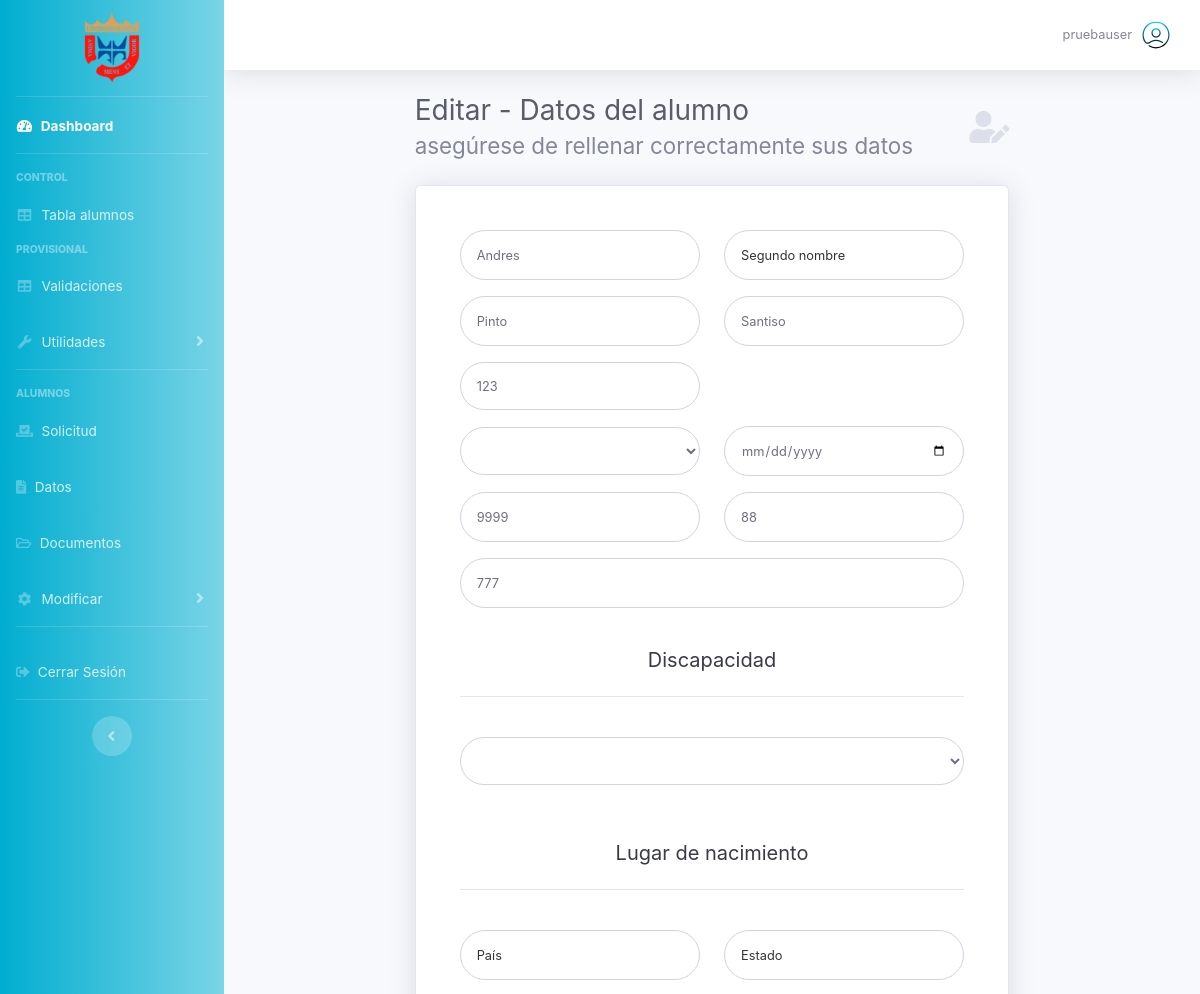
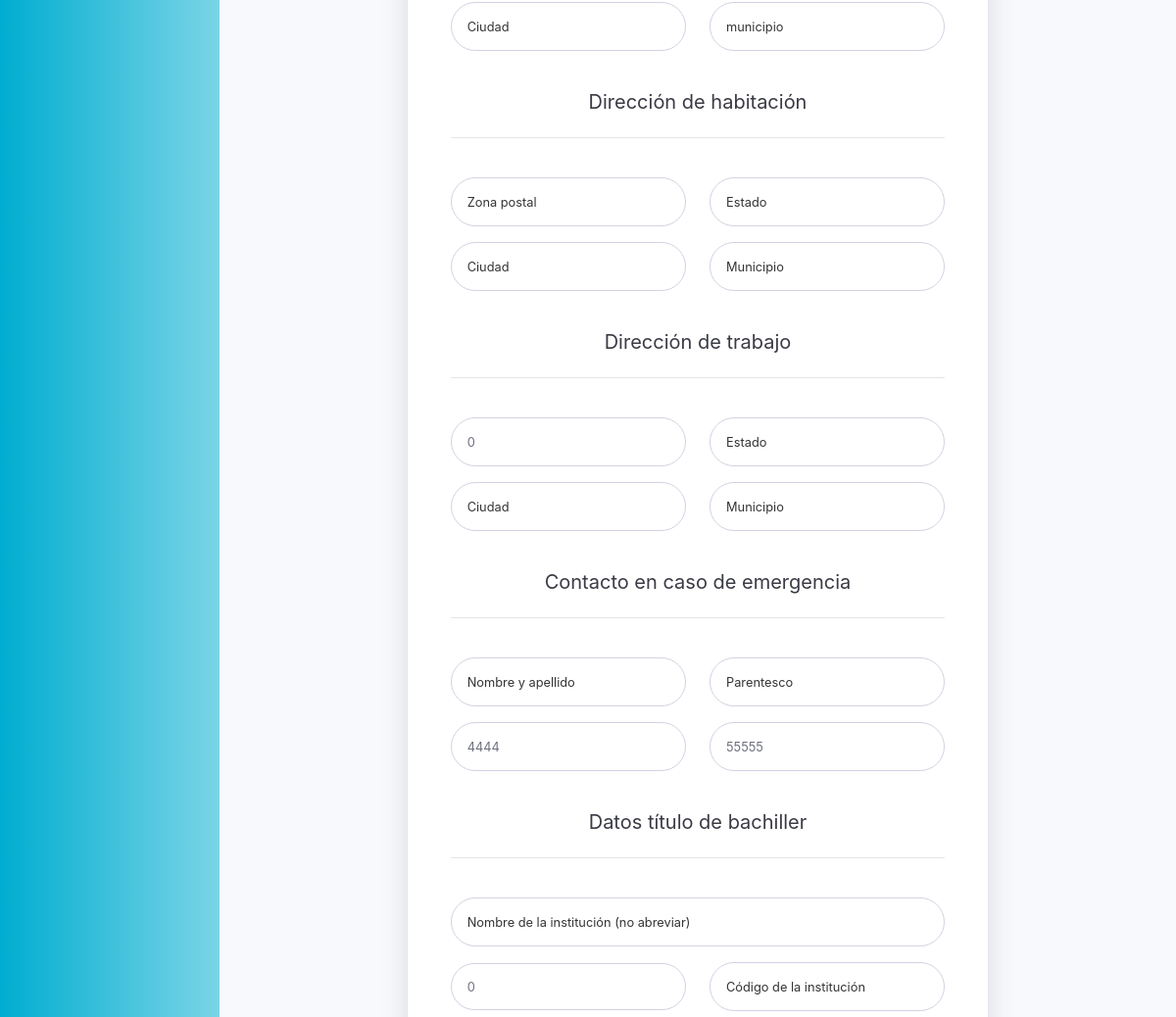
Page /page-student-edit-datos.php (signed in, upper part) on the earlier database version (2 pictures, top to bottom).
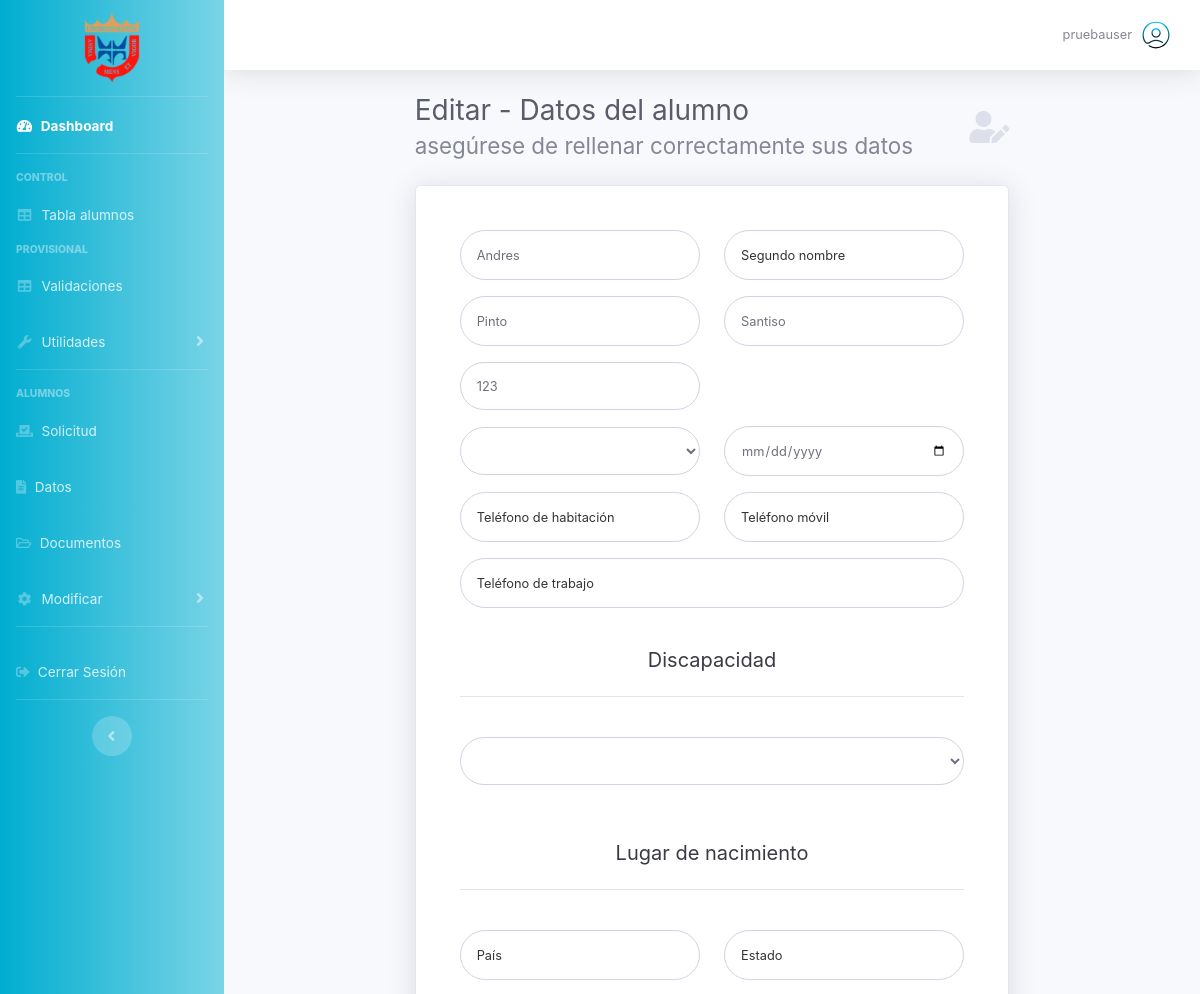
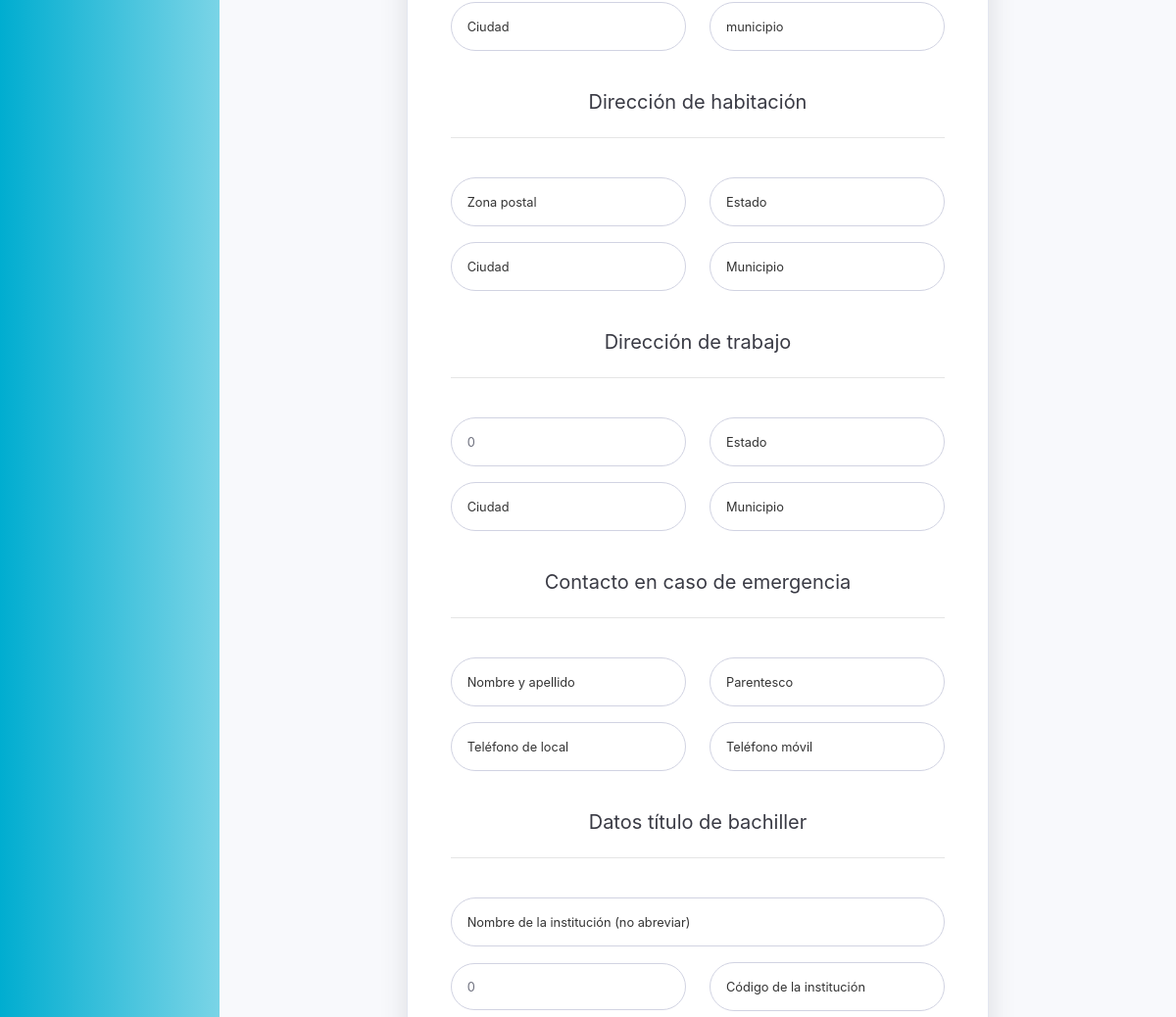
Same page on the later database version (2 pictures, top to bottom).
### tables this page shows
CREATE TABLE `alumnos` (
  `id_alumno` int(11) NOT NULL,
  `cedula` int(11) NOT NULL,
  `p_nombre` tinytext NOT NULL,
  `s_nombre` tinytext NOT NULL,
  `p_apellido` text NOT NULL,
  `s_apellido` text NOT NULL,
  `fecha_nacimiento` date NOT NULL,
  `estado_civil` text NOT NULL,
  `metodo_ingreso` int(11) NOT NULL,
  `carrera` text NOT NULL,
  `turno` int(11) NOT NULL,
  `pais_nac` varchar(10) NOT NULL,
  `estado_nac` varchar(10) NOT NULL,
  `ciudad_nac` varchar(11) NOT NULL,
  `municipio_nac` varchar(11) NOT NULL,
  `username` text NOT NULL,
  `contrasena` text NOT NULL,
  `correo` text NOT NULL,
  `documento` int(11) NOT NULL,
  `parientename` varchar(10) NOT NULL,
  `parentesco` varchar(10) NOT NULL,
  `discapacidad` varchar(10) NOT NULL,
  `nombreInst` varchar(20) NOT NULL,
  `anoEgreso` int(10) NOT NULL,
  `codigoInst` varchar(10) NOT NULL,
  `estadoInst` varchar(10) NOT NULL,
  `tipoInst` int(1) NOT NULL,
  `ultActualizacion` date NOT NULL
);

CREATE TABLE `telefonos` (
  `alumno` int(11) NOT NULL,
  `num_movil` bigint(15) NOT NULL,
  `num_habitacion` bigint(16) NOT NULL,
  `num_trabajo` bigint(16) NOT NULL,
  `num_habitacion_pariente` bigint(17) NOT NULL,
  `num_movil_pariente` bigint(17) NOT NULL
);

CREATE TABLE `direcciones` (
  `estado` varchar(10) NOT NULL,
  `ciudad` varchar(10) NOT NULL,
  `municipio` varchar(10) NOT NULL,
  `urbanizacion` varchar(10) NOT NULL,
  `aptcasa` varchar(10) NOT NULL,
  `calle` varchar(10) NOT NULL,
  `alumno` int(11) NOT NULL,
  `postal_trabajo` int(11) NOT NULL,
  `estado_trabajo` varchar(11) NOT NULL,
  `municipio_trabajo` varchar(11) NOT NULL,
  `ciudad_trabajo` varchar(11) NOT NULL
);

### page-student-edit-datos.php (the view, shortened to what the rows shown need)
<!DOCTYPE html>
<html lang="es">
<head>
  <link href="vendor/fontawesome-free/css/all.min.css" rel="stylesheet" type="text/css">
  <link href="css/font.css" rel="stylesheet">
  <link href="css/sb-admin-2.css" rel="stylesheet">
  <link href="css/dash.css" rel="stylesheet">
  <link href="css/style.css" rel="stylesheet">
</head>
<body id="page-top">
  <div id="wrapper">
    <div id="content-wrapper" class="d-flex flex-column">
      <div id="content">
        <div id="page-student-edit-datos" class="container-fluid">
<?php
include ('back/conexion.php');
if (isset($_SESSION['cedula'])){
  $cedula=$_SESSION['cedula'];
};
$consulta = "SELECT * FROM `alumnos` WHERE cedula='" . $cedula . "'";
$resultado = mysqli_query($conexion, $consulta);
$datos = mysqli_fetch_array($resultado);
$id=$datos['id_alumno'];
$p_nombre=$datos['p_nombre'];
$p_apellido=$datos['p_apellido'];
$s_apellido=$datos['s_apellido'];
$cedula=$datos['cedula'];
$fecha_nacimiento=$datos['fecha_nacimiento'];
$i_egreso=$datos['anoEgreso'];
$consulta2 = "SELECT * FROM `telefonos` WHERE alumno='" . $id . "'";
$resultado2 = mysqli_query($conexion, $consulta2);
$datosTelf = mysqli_fetch_array($resultado2);
$movil=$datosTelf['num_movil'];
$habitacion=$datosTelf['num_habitacion'];
$trabajo=$datosTelf['num_trabajo'];
$e_local=$datosTelf['num_habitacion_pariente'];
$e_movil=$datosTelf['num_movil_pariente'];
$consulta3 = "SELECT * FROM `direcciones` WHERE alumno='" . $id . "'";
$resultado3 = mysqli_query($conexion, $consulta3);
$datosDirecc = mysqli_fetch_array($resultado3);
$t_postal=$datosDirecc['postal_trabajo'];
$verificar_check = 1;
?>
          <div class="d-sm-flex col-sm-12 col-md-10 col-lg-8 align-items-center justify-content-between mb-4 mx-auto">
            <h1 class="h3 mb-0 text-gray-800">Editar - Datos del alumno<br><small class="text-muted"> asegúrese de rellenar correctamente sus datos</small></h1>
          </div>
          <div class="col-sm-12 col-md-10 col-lg-8 mx-auto">
            <div class="card shadow mb-4">
              <div class="card-body">
                <div class="p-4">
                  <form id="datosEditForm" method="POST" class="user needs-validation" novalidate>
                    <div class="form-group row">
                      <div class="col-sm-6">
                        <input type="text" id="p_nombre" name="p_nombre" class="form-control form-control-user"
                          placeholder="Primer nombre" minlength="2" data-toggle="tooltip" data-placement="top"
                          title="Primer nombre" value="<?php echo $p_nombre ?>"
                          <?php echo ($_SESSION['nivel'] == 1 || $verificar_check == 0) ? 'required' : 'readonly disabled' ?>>
                      </div>
                    </div>
                    <div class="form-group row">
                      <div class="col-sm-6">
                        <input type="text" id="p_apellido" name="p_apellido" class="form-control form-control-user"
                          placeholder="Primer apellido" minlength="2" data-toggle="tooltip" data-placement="top"
                          title="Primer apellido" value="<?php echo $p_apellido ?>"
                          <?php echo ($_SESSION['nivel'] == 1 || $verificar_check == 0) ? 'required' : 'readonly disabled' ?>>
                      </div>
                      <div class="col-sm-6">
                        <input type="text" id="s_apellido" name="s_apellido" class="form-control form-control-user"
                          placeholder="Segundo apellido" minlength="2" data-toggle="tooltip" data-placement="top"
                          title="Segundo apellido" value="<?php echo $s_apellido ?>"
                          <?php echo ($_SESSION['nivel'] == 1 || $verificar_check == 0) ? 'required' : 'readonly disabled' ?>>
                      </div>
                    </div>
                    <div class="form-group row">
                      <div class="col-sm-6">
                        <input type="number" id="cedula" name="cedula" class="form-control" placeholder="Cédula"
                          data-toggle="tooltip" data-placement="top" title="Cédula" value="<?php echo $cedula ?>"
                          <?php echo ($_SESSION['nivel'] == 1 || $verificar_check == 0) ? 'required' : 'readonly disabled' ?>>
                      </div>
                    </div>
                    <div class="form-group row">
                      <div class="col-sm-6 my-auto">
                        <input type="date" id="fecha_nacimiento" name="fecha_nacimiento"
                          class="form-control form-control-user" data-toggle="tooltip" data-placement="top"
                          title="Fecha de nacimiento" value="<?php echo $fecha_nacimiento ?>" min="1930-07-22"
                          max="<?php echo date('Y-m-d') ?>"
                          <?php echo ($_SESSION['nivel'] == 1 || $verificar_check == 0) ? 'required' : 'readonly disabled' ?>>
                      </div>
                    </div>
                    <div class="form-group row">
                      <div class="col-sm-6 my-auto">
                        <input type="text" id="habitacion" name="habitacion" class="form-control form-control-user"
                          placeholder="Teléfono de habitación" minlength="11" data-toggle="tooltip" data-placement="top"
                          title="Teléfono de habitación" value="<?php echo $habitacion ?>">
                      </div>
                      <div class="col-sm-6 my-auto">
                        <input type="text" id="movil" name="movil" class="form-control form-control-user"
                          placeholder="Teléfono móvil" minlength="11" data-toggle="tooltip" data-placement="top"
                          title="Teléfono móvil" value="<?php echo $movil ?>" required>
                      </div>
                      <div class="col my-auto pt-3">
                        <input type="text" id="trabajo" name="trabajo" class="form-control form-control-user"
                          placeholder="Teléfono de trabajo" minlength="11" data-toggle="tooltip" data-placement="top"
                          title="Teléfono de trabajo" value="<?php echo $trabajo ?>">
                      </div>
                    </div>
                    <br>
                    <br>
                    <br>
                    <br>
                    <br>
                    <br>
                    <br>
                    <br>
                    <div class="form-group row">
                      <div class="col-sm-6 my-auto">
                        <input type="text" id="t_postal" name="t_postal" class="form-control form-control-user"
                          placeholder="Zona postal" minlength="4" data-toggle="tooltip" data-placement="top"
                          title="Zona postal" value="<?php echo $t_postal ?>">
                      </div>
                    </div>
                    <br>
                    <br>
                    <div class="form-group row">
                      <div class="col-sm-6 my-auto">
                        <input type="text" id="e_local" name="e_local" class="form-control form-control-user"
                          placeholder="Teléfono de local" minlength="11" data-toggle="tooltip" data-placement="top"
                          title="Teléfono de local" value="<?php echo $e_local ?>">
                      </div>
                      <div class="col-sm-6 my-auto">
                        <input type="text" id="e_movil" name="e_movil" class="form-control form-control-user"
                          placeholder="Teléfono móvil" minlength="11" data-toggle="tooltip" data-placement="top"
                          title="Teléfono móvil" value="<?php echo $e_movil ?>" required>
                      </div>
                    </div>
                    <br>
                    <br>
                    <div class="form-group row">
                      <div class="col-sm-6 my-auto">
                        <input type="number" id="i_egreso" name="i_egreso" class="form-control"
                          placeholder="Año de egreso" min="1930" max="<?php echo date('Y') ?>" data-toggle="tooltip"
                          data-placement="top" title="Año de egreso" value="<?php echo $i_egreso ?>"
                          <?php echo ($_SESSION['nivel'] == 1 || $verificar_check == 0) ? 'required' : 'readonly disabled' ?>>
                      </div>
                    </div>
                    <br>
                    <br>
                    <br>
                  </form>
                </div>
              </div>
            </div>
          </div>
        </div>
      </div>
    </div>
  </div>
</body>
</html>

Differences in the rows shown:
removed telefonos: habitacion "9999", movil "88", trabajo "777", e_local "4444", e_movil "55555"
